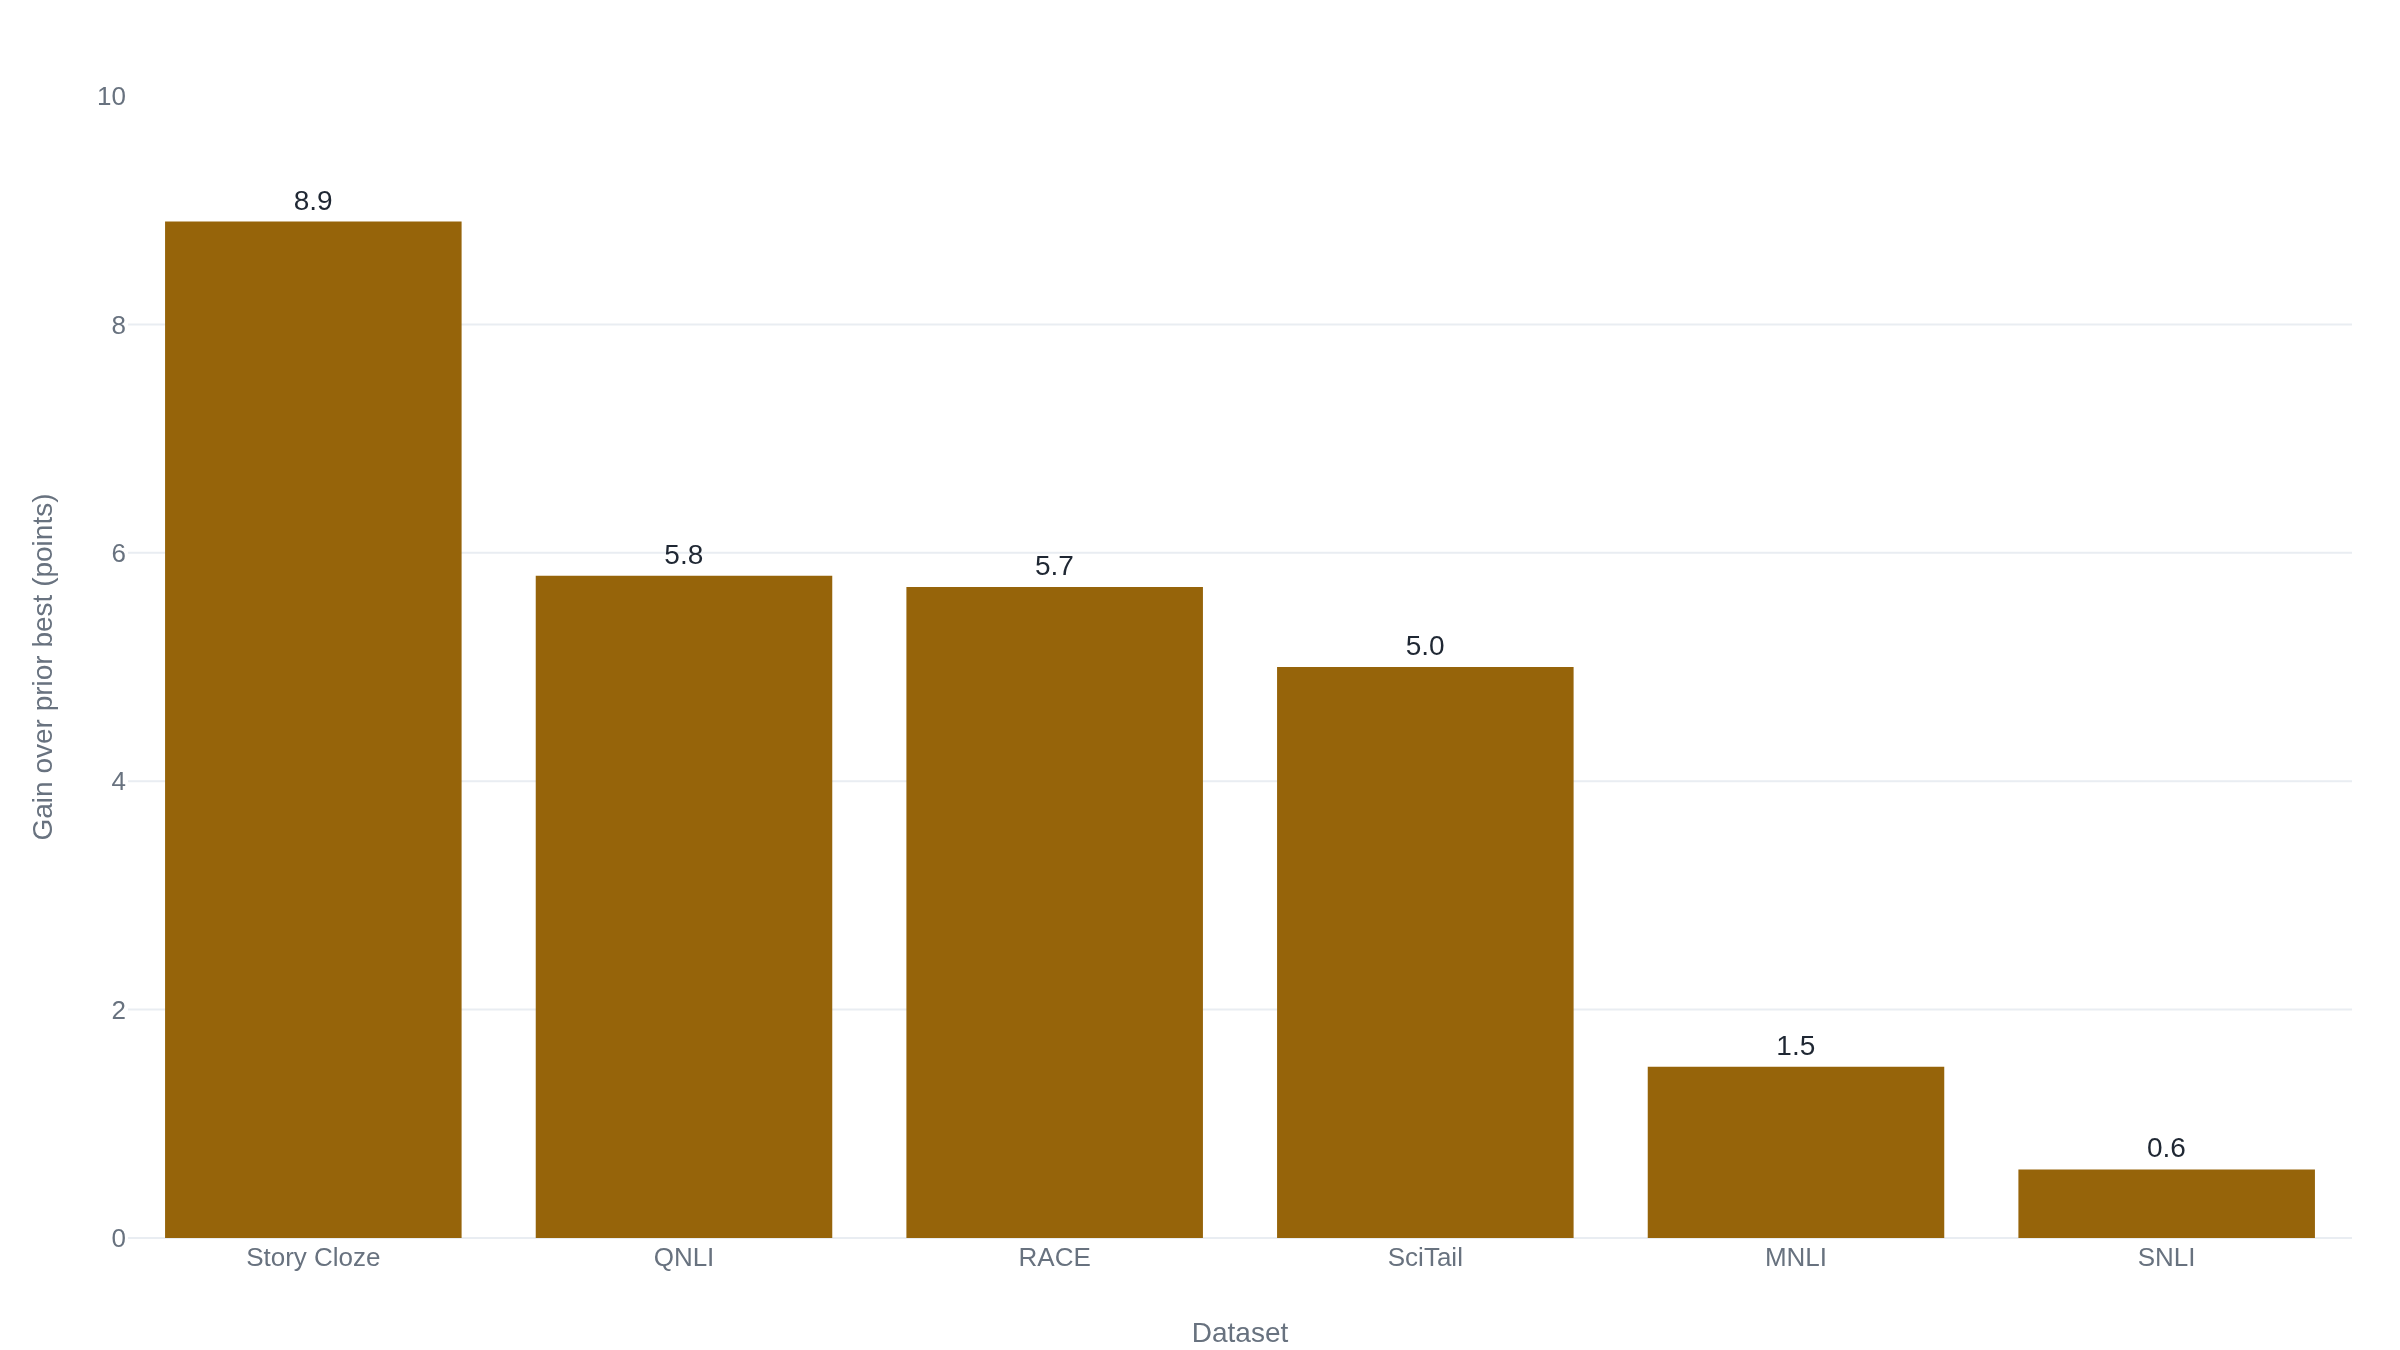

This figure's Python source:
import plotly.graph_objects as go

# Absolute point gain over the prior best reported for each dataset, in the
# metric the paper reports for that dataset (GPT-1 paper, Abstract and Sec. 4.2,
# Tables 2-3). Ordered largest to smallest to show the spread.
datasets = ["Story Cloze", "QNLI", "RACE", "SciTail", "MNLI", "SNLI"]
gains = [8.9, 5.8, 5.7, 5.0, 1.5, 0.6]

fig = go.Figure()
fig.add_trace(go.Bar(x=datasets, y=gains, text=gains, textposition="outside"))
fig.update_layout(
    yaxis_title="Gain over prior best (points)",
    xaxis_title="Dataset",
    showlegend=False,
)
fig.update_yaxes(range=[0, 10])
